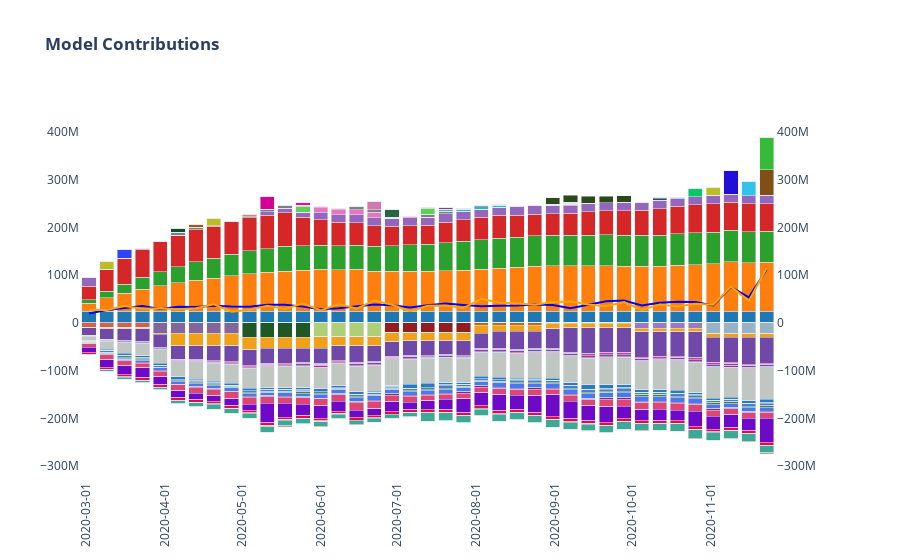

Notebook source saved alongside this figure:
### Code cell
my_fig = bmmm.plot_model_contributions(df_contributions, mmm_model_output)
# my_fig = bmmm.plot_model_decomposition(df_contributions, mmm_model_output, media_only=True)
